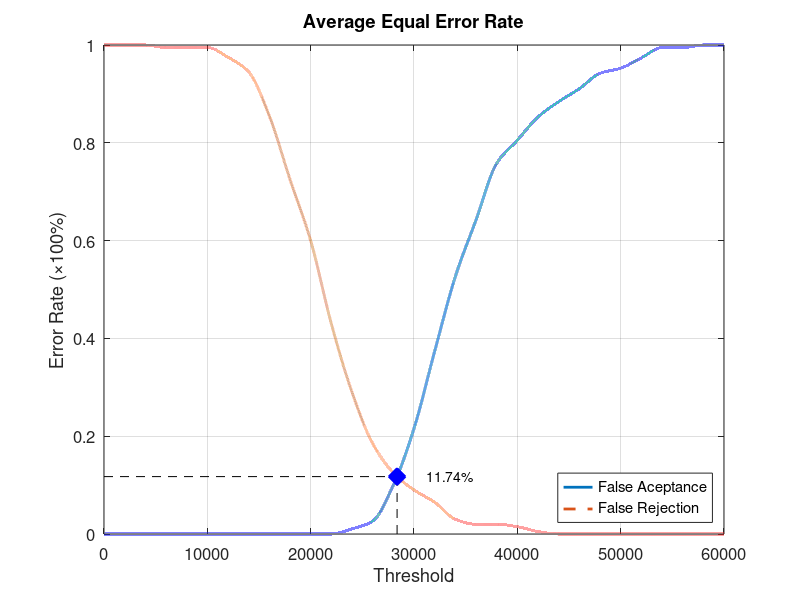
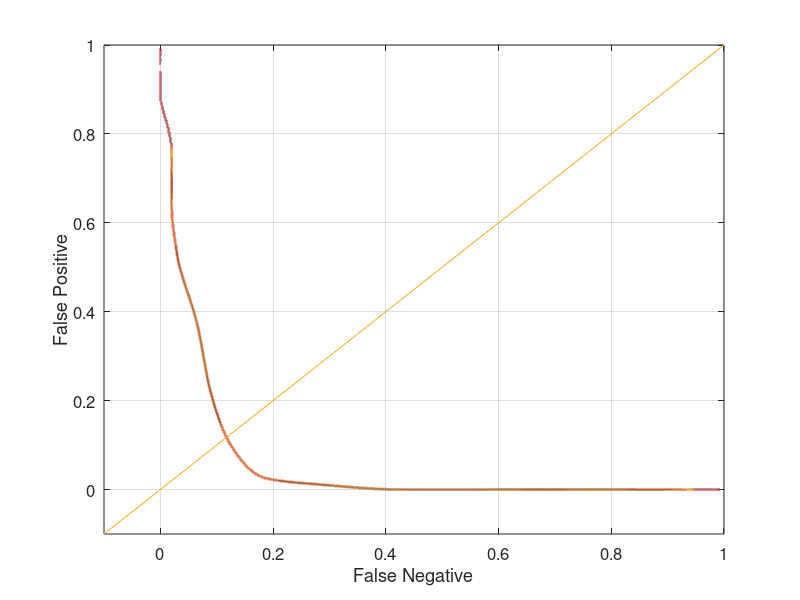

The MATLAB source for these figures, in order:
function yEER = Database4_4
close all;
clear;
clc;
x = 0:2000:60000;
xq = 0:0.5:60000;

y0 = [0 0 0 0 0 0 0 0 0 0 0 0 0.0105263 0.0263158 0.1 0.215789 0.373684 0.526316 0.642105 0.757895 0.805263 0.852632 0.884211 0.910526 0.942105 0.952632 0.973684 0.994737 0.994737 1 1];
yy0 = interp1(x, y0, xq, 'pchip');
y1 = [1 1 1 0.995 0.995 0.995 0.975 0.945 0.855 0.725 0.6 0.43 0.29 0.185 0.125 0.09 0.065 0.03 0.02 0.02 0.015 0.005 0 0 0 0 0 0 0 0 0];
yy1 = interp1(x, y1, xq, 'pchip');

% Calculating EER: 
y2 = abs(y0 - y1);
find(y2 == min(y2))
yy2 = abs(yy0 - yy1);
xEER = find(yy2 == min(yy2));
xEERIndex = xq(xEER) % X-axis EER
yEER = yy0(xEER) % Y-axis EER

main = figure
plot(xq, yy0,'-','LineWidth', 2);	hold on
plot(xq, yy1,'--','LineWidth', 2);	hold on
plot([xEERIndex xEERIndex], [0 yEER], 'k--');	hold on
plot([0 xEERIndex], [yEER yEER], 'k--');	hold on
plot(xEERIndex, yEER, 'bx', 'LineWidth', 10);	hold on
text(xEERIndex + 10 * xEERIndex / 100, yEER, [num2str(round((10000 * yEER)) / 100) '%'])
legend('False Aceptance', 'False Rejection', 'Location', 'SouthEast')
xlabel('Threshold')
ylabel('Error Rate (\times100%)')
title('Average Equal Error Rate')
set(gca, 'FontSize', 12)
axis([0 60000 0 1])
grid on

print(main, 'Database4_4Main', '-dpng');
FNRxFPR = figure('Color', [1 1 1]);
plot(yy1, yy0, '-', yy1, yy0, 'LineWidth', 2);
hold on
y = -0.1:0.1:1
plot(y, y); 
set(gca, 'FontSize', 12)
xlabel('False Negative')
ylabel('False Positive')
axis([-0.1 1 -0.1 1])
set(gca, 'FontSize', 12)
grid on

print(FNRxFPR, 'Database4_4FNRxFPR','-dpng');
end
